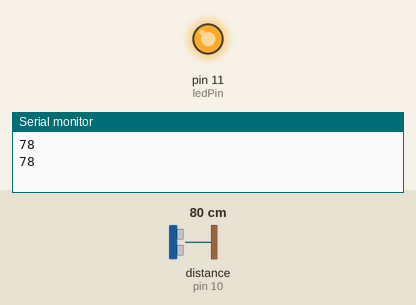
This sketch was run on a simulated Arduino Uno, built with avr-gcc and run on an emulated ATmega328P. Shown: output pins drawn as LEDs (lit = HIGH), the last lines printed to the serial monitor. Wiring (inferred from the names in the program): ultrasonic range finder: trigger pin 9; echo pin 10. The inputs (shaded band) are chosen by the test bench; at power-on: distance to the obstacle (sensor on pin 10) 80 cm. The echo pulse lasts 58.3 µs per cm; pins used as bus, display or sensor lines are not drawn.

Above: at 1.8 s.
1.9 s: distance to the obstacle (sensor on pin 10) set to 85 cm
At 2.7 s:
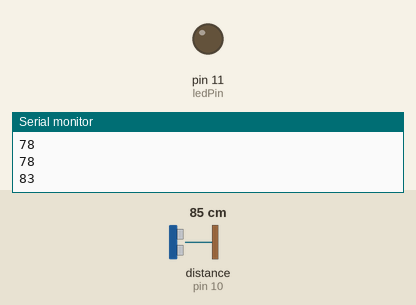
3.5 s: distance to the obstacle (sensor on pin 10) set to 2 cm
At 4.5 s:
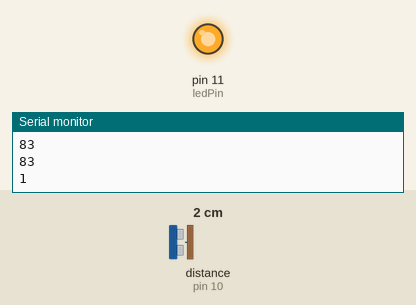
5.5 s: distance to the obstacle (sensor on pin 10) set to 120 cm
At 6.3 s:
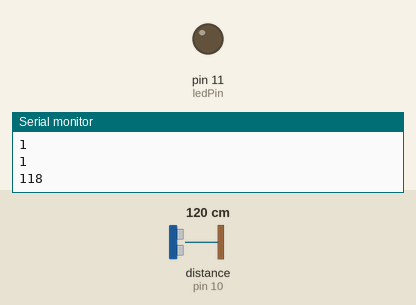
Timing chart, 0 to 8.5 s (numbered marks = the images above; inputs shaded):
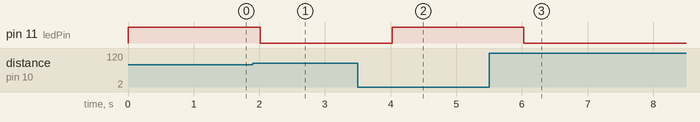

Measured:
- the behaviour switches between 81 and 82 cm on distance to the obstacle (sensor on pin 10) (found by bisection; images 0 and 1)
- after the input at 1.9 s, pin 11 (ledPin): HIGH → LOW after 0.12 s
- after the input at 3.5 s, pin 11 (ledPin): LOW → HIGH after 0.52 s
- after the input at 5.5 s, pin 11 (ledPin): HIGH → LOW after 0.53 s

The sketch:

social_distance30b.ino
```cpp
/*int trigPin = 6;
int echoPin = 7;
int Buzzer = 13;
void setup()
{
Serial.begin(9600);
pinMode(Buzzer, OUTPUT);
pinMode(trigPin, OUTPUT);
pinMode(echoPin, INPUT);
}
void loop() {
long duration, distance;
digitalWrite(trigPin,HIGH);
delayMicroseconds(1000);
digitalWrite(trigPin, LOW);
duration=pulseIn(echoPin,
HIGH);
distance =(duration/2)/29.1;
delay(10);
Serial.print(distance);
Serial.println("CM");
if((distance<=60))
{
digitalWrite(Buzzer, HIGH);
}
else if(distance>30)
{
digitalWrite(Buzzer, LOW);
}
}*/

/*const int trigPin = 9;
const int echoPin = 10;
const int buzzerPin = 11;
const int safeDistance = 30; // Adjust this based on your needs

void setup() {
  Serial.begin(9600);
  pinMode(trigPin, OUTPUT);
  pinMode(echoPin, INPUT);
  pinMode(buzzerPin, OUTPUT);
}

void loop() {
  long duration, distance;

  digitalWrite(trigPin, LOW);
  delayMicroseconds(2);
  digitalWrite(trigPin, HIGH);
  delayMicroseconds(10);
  digitalWrite(trigPin, LOW);

  duration = pulseIn(echoPin, HIGH);
  distance = duration * 0.034 / 2;

  Serial.println(distance);

  if (distance < safeDistance) {
    digitalWrite(buzzerPin, HIGH);
  } else {
    digitalWrite(buzzerPin, LOW);
  }

  delay(1000); // Adjust delay based on your needs
}*/

const int trigPin = 9;
const int echoPin = 10;
const int ledPin = 11;
const int safeDistance = 80; // Adjust this based on your needs

void setup() {
  Serial.begin(9600);
  pinMode(trigPin, OUTPUT);
  pinMode(echoPin, INPUT);
  pinMode(ledPin, OUTPUT);
}

void loop() {
  long duration, distance;

  digitalWrite(trigPin, LOW);
  delayMicroseconds(2);
  digitalWrite(trigPin, HIGH);
  delayMicroseconds(10);
  digitalWrite(trigPin, LOW);

  duration = pulseIn(echoPin, HIGH);
  distance = duration * 0.034 / 2;

  Serial.println(distance);

  if (distance < safeDistance) {
    digitalWrite(ledPin, HIGH); // LED on if too close
  } else {
    digitalWrite(ledPin, LOW); // LED off if at a safe distance
  }

  delay(1000); // Adjust delay based on your needs
}
```
